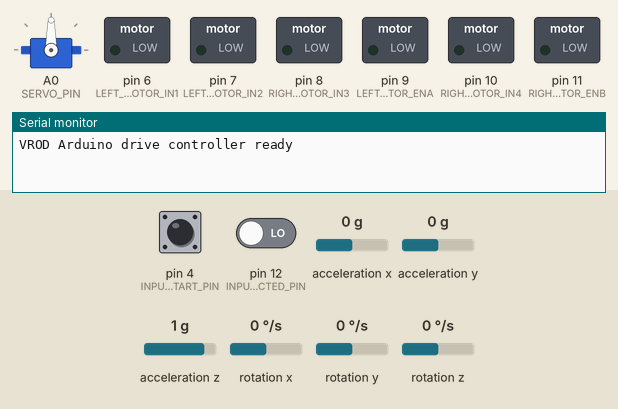
This sketch was run on a simulated Arduino Uno, built with avr-gcc and run on an emulated ATmega328P. Parts: servo, switched loads named in the sketch (green lamp = pin HIGH), the last lines printed to the serial monitor. Inputs (shaded band) come from the test bench; at power-on: pin 4 (INPUT_START_PIN) LOW, pin 12 (INPUT_DETECTED_PIN) LOW, acceleration x 0 g, acceleration y 0 g, acceleration z 1 g, rotation x 0 °/s, rotation y 0 °/s, rotation z 0 °/s.

Above: at 1.2 s.
1.3 s: pin 4 (INPUT_START_PIN) pulled HIGH for 0.15 s
At 3.79 s:
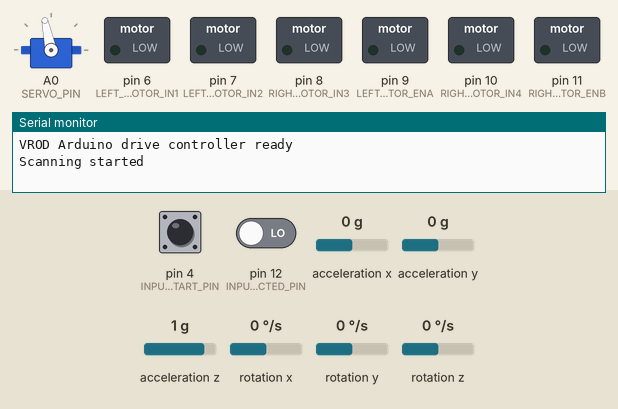
4.4 s: pin 12 (INPUT_DETECTED_PIN) driven HIGH
At 5.6 s:
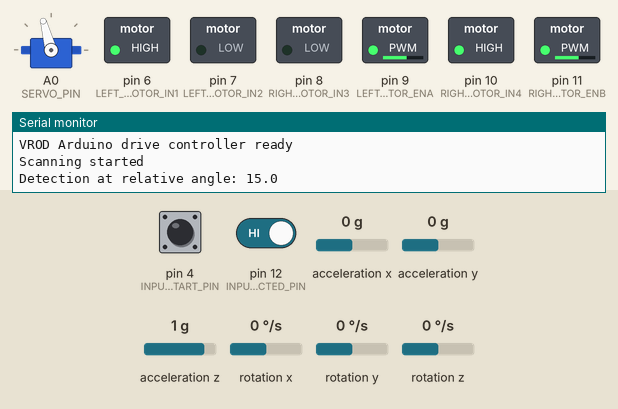
Timing chart, 0 to 16.4 s (numbered marks = the images above; inputs shaded):
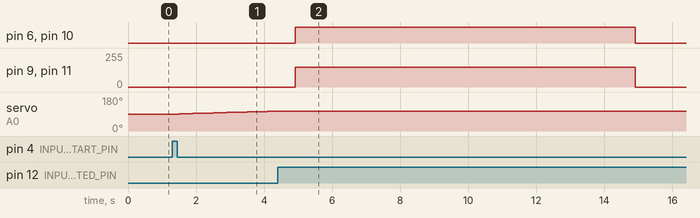

Measured:
- after the input at 1.3 s, servo on A0 (SERVO_PIN): moves from 90° to 105° over 2.8 s, starting after 0.20 s
- after the input at 4.4 s, pin 6 (LEFT_MOTOR_IN1), pin 10 (RIGHT_MOTOR_IN4): LOW → HIGH after 0.51 s, → LOW 10.0 s later; pin 9 (LEFT_MOTOR_ENA), pin 11 (RIGHT_MOTOR_ENB): 0/255 → 150/255 after 0.51 s, → 0/255 10.0 s later; servo on A0 (SERVO_PIN): stays 105° (without the input it goes to 106° after 0.10 s)

The sketch:

drive-controller-arduino.ino
```cpp
/*
  Primary Arduino drive controller for VROD.

  D4 rising edge  -> scan the camera/ultrasonic servo from 90 to 180 to 0
  D12 rising edge -> freeze the detected angle and align with the MPU6050
  aligned chassis -> drive forward until <= 15 cm or the safety timeout
*/

#include <Servo.h>
#include <Wire.h>
#include "I2Cdev.h"
#include "MPU6050_6Axis_MotionApps20.h"

#define INPUT_START_PIN 4
#define INPUT_DETECTED_PIN 12
#define SERVO_PIN A0
#define TRIG_PIN 5
#define ECHO_PIN 3

#define LEFT_MOTOR_IN1 6
#define LEFT_MOTOR_IN2 7
#define LEFT_MOTOR_ENA 9
#define RIGHT_MOTOR_IN3 8
#define RIGHT_MOTOR_IN4 10
#define RIGHT_MOTOR_ENB 11

const int SERVO_CENTER = 90;
const unsigned long SERVO_STEP_DELAY = 200UL;
const float ALIGNMENT_TOLERANCE = 10.0;
const int MOTOR_SPEED = 150;
const float STOP_DISTANCE_CM = 15.0;
const unsigned long MAX_ALIGNMENT_TIME = 10000UL;
const unsigned long MAX_FORWARD_TIME = 15000UL;

Servo scanServo;
MPU6050 mpu;

int servoPos = SERVO_CENTER;
int servoDirection = 1;
bool servoScanning = false;
bool scanReachedRightLimit = false;
unsigned long lastServoMove = 0;

bool dmpReady = false;
bool mpuInitialized = false;
uint8_t fifoBuffer[64];
Quaternion q;
VectorFloat gravity;
float ypr[3];
bool mpuAngleSet = false;
float initialMpuAngle = 0.0;
float targetAngle = 0.0;

enum SystemState {
  IDLE,
  SERVO_SCANNING,
  ALIGNING_WITH_MPU,
  MOVING_FORWARD,
  STOPPING
};

SystemState currentState = IDLE;
bool lastStartSignal = false;
bool lastDetectedSignal = false;
unsigned long alignmentStartTime = 0;
unsigned long forwardStartTime = 0;

void startServoScan();
void updateServoPosition();
bool initializeMPU();
bool updateMPUReading();
float getDistance();
void moveForward();
void turnLeft(int speed);
void turnRight(int speed);
void stopMotors();

void setup() {
  Serial.begin(115200);
  Wire.begin();

  pinMode(INPUT_START_PIN, INPUT);
  pinMode(INPUT_DETECTED_PIN, INPUT);
  pinMode(TRIG_PIN, OUTPUT);
  pinMode(ECHO_PIN, INPUT);
  pinMode(LEFT_MOTOR_IN1, OUTPUT);
  pinMode(LEFT_MOTOR_IN2, OUTPUT);
  pinMode(LEFT_MOTOR_ENA, OUTPUT);
  pinMode(RIGHT_MOTOR_IN3, OUTPUT);
  pinMode(RIGHT_MOTOR_IN4, OUTPUT);
  pinMode(RIGHT_MOTOR_ENB, OUTPUT);

  scanServo.attach(SERVO_PIN);
  scanServo.write(SERVO_CENTER);
  stopMotors();

  Serial.println(F("VROD Arduino drive controller ready"));
}

void loop() {
  bool startSignal = digitalRead(INPUT_START_PIN) == HIGH;
  bool detectedSignal = digitalRead(INPUT_DETECTED_PIN) == HIGH;
  bool startRising = startSignal && !lastStartSignal;
  bool detectedRising = detectedSignal && !lastDetectedSignal;
  lastStartSignal = startSignal;
  lastDetectedSignal = detectedSignal;

  switch (currentState) {
    case IDLE:
      if (startRising && !detectedSignal) {
        startServoScan();
        currentState = SERVO_SCANNING;
      }
      break;

    case SERVO_SCANNING:
      if (detectedRising) {
        servoScanning = false;
        targetAngle = (float)(servoPos - SERVO_CENTER);
        mpuAngleSet = false;
        Serial.print(F("Detection at relative angle: "));
        Serial.println(targetAngle, 1);

        if (initializeMPU()) {
          alignmentStartTime = millis();
          currentState = ALIGNING_WITH_MPU;
        } else {
          Serial.println(F("MPU unavailable; movement aborted"));
          currentState = STOPPING;
        }
      } else {
        updateServoPosition();
        if (scanReachedRightLimit && servoPos <= 0) {
          Serial.println(F("Scan completed without a detection"));
          currentState = STOPPING;
        }
      }
      break;

    case ALIGNING_WITH_MPU:
      if (updateMPUReading()) {
        float currentYaw = ypr[0] * 180.0 / M_PI;
        if (!mpuAngleSet) {
          initialMpuAngle = currentYaw;
          mpuAngleSet = true;
        }

        float relativeYaw = currentYaw - initialMpuAngle;
        while (relativeYaw > 180.0) relativeYaw -= 360.0;
        while (relativeYaw < -180.0) relativeYaw += 360.0;

        float difference = targetAngle - relativeYaw;
        while (difference > 180.0) difference -= 360.0;
        while (difference < -180.0) difference += 360.0;

        if (abs(difference) <= ALIGNMENT_TOLERANCE) {
          stopMotors();
          forwardStartTime = millis();
          currentState = MOVING_FORWARD;
          Serial.println(F("Alignment complete; moving forward"));
        } else if (difference > 0) {
          turnRight(MOTOR_SPEED);
        } else {
          turnLeft(MOTOR_SPEED);
        }
      }

      if (millis() - alignmentStartTime >= MAX_ALIGNMENT_TIME) {
        Serial.println(F("Alignment timeout; movement aborted"));
        currentState = STOPPING;
      }
      break;

    case MOVING_FORWARD: {
      moveForward();
      float distance = getDistance();
      if (distance > 0 && distance <= STOP_DISTANCE_CM) {
        Serial.println(F("Stop distance reached"));
        currentState = STOPPING;
      } else if (millis() - forwardStartTime >= MAX_FORWARD_TIME) {
        Serial.println(F("Forward-motion timeout reached"));
        currentState = STOPPING;
      }
      break;
    }

    case STOPPING:
      stopMotors();
      servoScanning = false;
      mpuAngleSet = false;
      currentState = IDLE;
      break;
  }
}

void startServoScan() {
  stopMotors();
  servoPos = SERVO_CENTER;
  servoDirection = 1;
  scanReachedRightLimit = false;
  servoScanning = true;
  scanServo.write(servoPos);
  lastServoMove = millis();
  Serial.println(F("Scanning started"));
}

void updateServoPosition() {
  if (!servoScanning || millis() - lastServoMove < SERVO_STEP_DELAY) return;

  servoPos += servoDirection;
  if (servoPos >= 180) {
    servoPos = 180;
    servoDirection = -1;
    scanReachedRightLimit = true;
  } else if (servoPos <= 0) {
    servoPos = 0;
  }

  scanServo.write(servoPos);
  lastServoMove = millis();
}

bool initializeMPU() {
  if (mpuInitialized && dmpReady) return true;

  mpu.initialize();
  if (!mpu.testConnection()) return false;

  uint8_t status = mpu.dmpInitialize();
  if (status != 0) {
    Serial.print(F("MPU DMP initialization failed: "));
    Serial.println(status);
    return false;
  }

  mpu.CalibrateAccel(6);
  mpu.CalibrateGyro(6);
  mpu.setDMPEnabled(true);
  dmpReady = true;
  mpuInitialized = true;
  return true;
}

bool updateMPUReading() {
  if (!dmpReady || !mpu.dmpGetCurrentFIFOPacket(fifoBuffer)) return false;
  mpu.dmpGetQuaternion(&q, fifoBuffer);
  mpu.dmpGetGravity(&gravity, &q);
  mpu.dmpGetYawPitchRoll(ypr, &q, &gravity);
  return true;
}

float getDistance() {
  digitalWrite(TRIG_PIN, LOW);
  delayMicroseconds(2);
  digitalWrite(TRIG_PIN, HIGH);
  delayMicroseconds(10);
  digitalWrite(TRIG_PIN, LOW);

  unsigned long duration = pulseIn(ECHO_PIN, HIGH, 30000UL);
  if (duration == 0) return -1.0;
  return duration * 0.0343 / 2.0;
}

void moveForward() {
  digitalWrite(LEFT_MOTOR_IN1, HIGH);
  digitalWrite(LEFT_MOTOR_IN2, LOW);
  analogWrite(LEFT_MOTOR_ENA, MOTOR_SPEED);
  digitalWrite(RIGHT_MOTOR_IN3, HIGH);
  digitalWrite(RIGHT_MOTOR_IN4, LOW);
  analogWrite(RIGHT_MOTOR_ENB, MOTOR_SPEED);
}

void turnLeft(int speed) {
  digitalWrite(LEFT_MOTOR_IN1, LOW);
  digitalWrite(LEFT_MOTOR_IN2, HIGH);
  analogWrite(LEFT_MOTOR_ENA, speed);
  digitalWrite(RIGHT_MOTOR_IN3, HIGH);
  digitalWrite(RIGHT_MOTOR_IN4, LOW);
  analogWrite(RIGHT_MOTOR_ENB, speed);
}

void turnRight(int speed) {
  digitalWrite(LEFT_MOTOR_IN1, HIGH);
  digitalWrite(LEFT_MOTOR_IN2, LOW);
  analogWrite(LEFT_MOTOR_ENA, speed);
  digitalWrite(RIGHT_MOTOR_IN3, LOW);
  digitalWrite(RIGHT_MOTOR_IN4, HIGH);
  analogWrite(RIGHT_MOTOR_ENB, speed);
}

void stopMotors() {
  digitalWrite(LEFT_MOTOR_IN1, LOW);
  digitalWrite(LEFT_MOTOR_IN2, LOW);
  analogWrite(LEFT_MOTOR_ENA, 0);
  digitalWrite(RIGHT_MOTOR_IN3, LOW);
  digitalWrite(RIGHT_MOTOR_IN4, LOW);
  analogWrite(RIGHT_MOTOR_ENB, 0);
}
```
